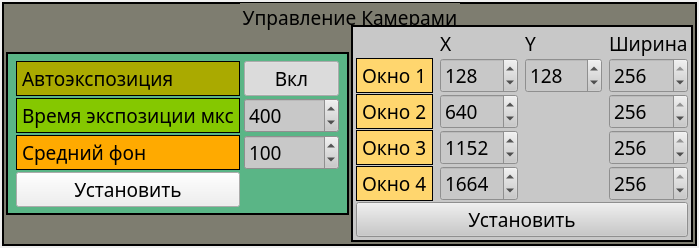
<?xml version="1.0" encoding="UTF-8"?>
<ui version="4.0">
 <class>CameraControlWindow</class>
 <widget class="QWidget" name="CameraControlWindow">
  <property name="geometry">
   <rect>
    <x>0</x>
    <y>0</y>
    <width>699</width>
    <height>216</height>
   </rect>
  </property>
  <property name="windowTitle">
   <string>CameraControlWindow</string>
  </property>
  <property name="styleSheet">
   <string notr="true">QWidget
{

	font: 14pt &quot;Sans Serif&quot;;
}</string>
  </property>
  <layout class="QGridLayout" name="gridLayout_3">
   <property name="leftMargin">
    <number>2</number>
   </property>
   <property name="topMargin">
    <number>2</number>
   </property>
   <property name="rightMargin">
    <number>2</number>
   </property>
   <property name="bottomMargin">
    <number>2</number>
   </property>
   <property name="spacing">
    <number>2</number>
   </property>
   <item row="0" column="0">
    <widget class="QGroupBox" name="tmkuControlBox">
     <property name="sizePolicy">
      <sizepolicy hsizetype="Preferred" vsizetype="Maximum">
       <horstretch>0</horstretch>
       <verstretch>0</verstretch>
      </sizepolicy>
     </property>
     <property name="font">
      <font>
       <family>Sans Serif</family>
       <pointsize>14</pointsize>
       <weight>50</weight>
       <italic>false</italic>
       <bold>false</bold>
      </font>
     </property>
     <property name="styleSheet">
      <string notr="true">QGroupBox
{
border: 2px solid line black;

	
	background-color: rgb(126, 125, 112);
}</string>
     </property>
     <property name="title">
      <string>Управление Камерами</string>
     </property>
     <property name="alignment">
      <set>Qt::AlignCenter</set>
     </property>
     <layout class="QGridLayout" name="gridLayout">
      <property name="leftMargin">
       <number>2</number>
      </property>
      <property name="topMargin">
       <number>21</number>
      </property>
      <property name="rightMargin">
       <number>2</number>
      </property>
      <property name="bottomMargin">
       <number>2</number>
      </property>
      <property name="spacing">
       <number>2</number>
      </property>
      <item row="0" column="1">
       <widget class="QGroupBox" name="groupBox_4">
        <property name="sizePolicy">
         <sizepolicy hsizetype="Preferred" vsizetype="Minimum">
          <horstretch>0</horstretch>
          <verstretch>0</verstretch>
         </sizepolicy>
        </property>
        <property name="minimumSize">
         <size>
          <width>0</width>
          <height>0</height>
         </size>
        </property>
        <property name="font">
         <font>
          <family>Sans Serif</family>
          <pointsize>14</pointsize>
          <weight>50</weight>
          <italic>false</italic>
          <bold>false</bold>
         </font>
        </property>
        <property name="styleSheet">
         <string notr="true">QGroupBox
{
border: 2px solid line black;
	background-color: rgb(170, 170, 127);
}

QWidget
{
background-color: rgb(200, 200, 200);
}</string>
        </property>
        <property name="title">
         <string/>
        </property>
        <layout class="QGridLayout" name="gridLayout_15">
         <property name="leftMargin">
          <number>3</number>
         </property>
         <property name="topMargin">
          <number>3</number>
         </property>
         <property name="rightMargin">
          <number>3</number>
         </property>
         <property name="bottomMargin">
          <number>3</number>
         </property>
         <property name="horizontalSpacing">
          <number>7</number>
         </property>
         <property name="verticalSpacing">
          <number>1</number>
         </property>
         <item row="10" column="0" colspan="4">
          <widget class="QPushButton" name="ButSetROI">
           <property name="font">
            <font>
             <family>Sans Serif</family>
             <pointsize>14</pointsize>
             <weight>50</weight>
             <italic>false</italic>
             <bold>false</bold>
            </font>
           </property>
           <property name="styleSheet">
            <string notr="true">QPushButton
{
background-color: rgb(200, 200, 200);
}</string>
           </property>
           <property name="text">
            <string>Установить</string>
           </property>
          </widget>
         </item>
         <item row="8" column="3">
          <widget class="QSpinBox" name="SpinWidth3">
           <property name="font">
            <font>
             <family>Sans Serif</family>
             <pointsize>14</pointsize>
             <weight>50</weight>
             <italic>false</italic>
             <bold>false</bold>
            </font>
           </property>
           <property name="maximum">
            <number>256</number>
           </property>
           <property name="value">
            <number>256</number>
           </property>
          </widget>
         </item>
         <item row="0" column="3">
          <widget class="QLabel" name="label_23">
           <property name="font">
            <font>
             <family>Sans Serif</family>
             <pointsize>14</pointsize>
             <weight>50</weight>
             <italic>false</italic>
             <bold>false</bold>
            </font>
           </property>
           <property name="text">
            <string>Ширина</string>
           </property>
          </widget>
         </item>
         <item row="7" column="3">
          <widget class="QSpinBox" name="SpinWidth2">
           <property name="font">
            <font>
             <family>Sans Serif</family>
             <pointsize>14</pointsize>
             <weight>50</weight>
             <italic>false</italic>
             <bold>false</bold>
            </font>
           </property>
           <property name="maximum">
            <number>256</number>
           </property>
           <property name="value">
            <number>256</number>
           </property>
          </widget>
         </item>
         <item row="4" column="0">
          <widget class="QLabel" name="label_30">
           <property name="font">
            <font>
             <family>Sans Serif</family>
             <pointsize>14</pointsize>
             <weight>50</weight>
             <italic>false</italic>
             <bold>false</bold>
            </font>
           </property>
           <property name="styleSheet">
            <string notr="true">QLabel
{
background-color: rgb(255, 214, 110);
border: 1px solid line black;
}</string>
           </property>
           <property name="text">
            <string>Окно 1</string>
           </property>
          </widget>
         </item>
         <item row="8" column="1">
          <widget class="QSpinBox" name="SpinX3">
           <property name="font">
            <font>
             <family>Sans Serif</family>
             <pointsize>14</pointsize>
             <weight>50</weight>
             <italic>false</italic>
             <bold>false</bold>
            </font>
           </property>
           <property name="maximum">
            <number>1700</number>
           </property>
           <property name="singleStep">
            <number>8</number>
           </property>
           <property name="value">
            <number>1152</number>
           </property>
          </widget>
         </item>
         <item row="0" column="2">
          <widget class="QLabel" name="label_32">
           <property name="sizePolicy">
            <sizepolicy hsizetype="Preferred" vsizetype="Minimum">
             <horstretch>0</horstretch>
             <verstretch>0</verstretch>
            </sizepolicy>
           </property>
           <property name="font">
            <font>
             <family>Sans Serif</family>
             <pointsize>14</pointsize>
             <weight>50</weight>
             <italic>false</italic>
             <bold>false</bold>
            </font>
           </property>
           <property name="text">
            <string>Y</string>
           </property>
          </widget>
         </item>
         <item row="4" column="2">
          <widget class="QSpinBox" name="SpinY1">
           <property name="font">
            <font>
             <family>Sans Serif</family>
             <pointsize>14</pointsize>
             <weight>50</weight>
             <italic>false</italic>
             <bold>false</bold>
            </font>
           </property>
           <property name="maximum">
            <number>255</number>
           </property>
           <property name="value">
            <number>128</number>
           </property>
          </widget>
         </item>
         <item row="9" column="0">
          <widget class="QLabel" name="label_19">
           <property name="font">
            <font>
             <family>Sans Serif</family>
             <pointsize>14</pointsize>
             <weight>50</weight>
             <italic>false</italic>
             <bold>false</bold>
            </font>
           </property>
           <property name="styleSheet">
            <string notr="true">QLabel
{
background-color: rgb(255, 214, 110);
border: 1px solid line black;
}</string>
           </property>
           <property name="text">
            <string>Окно 4</string>
           </property>
          </widget>
         </item>
         <item row="0" column="1">
          <widget class="QLabel" name="label_31">
           <property name="sizePolicy">
            <sizepolicy hsizetype="Preferred" vsizetype="Maximum">
             <horstretch>0</horstretch>
             <verstretch>0</verstretch>
            </sizepolicy>
           </property>
           <property name="font">
            <font>
             <family>Sans Serif</family>
             <pointsize>14</pointsize>
             <weight>50</weight>
             <italic>false</italic>
             <bold>false</bold>
            </font>
           </property>
           <property name="text">
            <string>X</string>
           </property>
          </widget>
         </item>
         <item row="8" column="0">
          <widget class="QLabel" name="label_33">
           <property name="font">
            <font>
             <family>Sans Serif</family>
             <pointsize>14</pointsize>
             <weight>50</weight>
             <italic>false</italic>
             <bold>false</bold>
            </font>
           </property>
           <property name="styleSheet">
            <string notr="true">QLabel
{
background-color: rgb(255, 214, 110);
border: 1px solid line black;
}</string>
           </property>
           <property name="text">
            <string>Окно 3</string>
           </property>
          </widget>
         </item>
         <item row="7" column="0">
          <widget class="QLabel" name="label_22">
           <property name="font">
            <font>
             <family>Sans Serif</family>
             <pointsize>14</pointsize>
             <weight>50</weight>
             <italic>false</italic>
             <bold>false</bold>
            </font>
           </property>
           <property name="styleSheet">
            <string notr="true">QLabel
{
background-color: rgb(255, 214, 110);
border: 1px solid line black;
}</string>
           </property>
           <property name="text">
            <string>Окно 2</string>
           </property>
          </widget>
         </item>
         <item row="9" column="1">
          <widget class="QSpinBox" name="SpinX4">
           <property name="font">
            <font>
             <family>Sans Serif</family>
             <pointsize>14</pointsize>
             <weight>50</weight>
             <italic>false</italic>
             <bold>false</bold>
            </font>
           </property>
           <property name="maximum">
            <number>1700</number>
           </property>
           <property name="singleStep">
            <number>8</number>
           </property>
           <property name="value">
            <number>1664</number>
           </property>
          </widget>
         </item>
         <item row="7" column="1">
          <widget class="QSpinBox" name="SpinX2">
           <property name="font">
            <font>
             <family>Sans Serif</family>
             <pointsize>14</pointsize>
             <weight>50</weight>
             <italic>false</italic>
             <bold>false</bold>
            </font>
           </property>
           <property name="maximum">
            <number>1700</number>
           </property>
           <property name="singleStep">
            <number>8</number>
           </property>
           <property name="value">
            <number>640</number>
           </property>
          </widget>
         </item>
         <item row="4" column="3">
          <widget class="QSpinBox" name="SpinWidth1">
           <property name="font">
            <font>
             <family>Sans Serif</family>
             <pointsize>14</pointsize>
             <weight>50</weight>
             <italic>false</italic>
             <bold>false</bold>
            </font>
           </property>
           <property name="maximum">
            <number>256</number>
           </property>
           <property name="value">
            <number>256</number>
           </property>
          </widget>
         </item>
         <item row="9" column="3">
          <widget class="QSpinBox" name="SpinWidth4">
           <property name="font">
            <font>
             <family>Sans Serif</family>
             <pointsize>14</pointsize>
             <weight>50</weight>
             <italic>false</italic>
             <bold>false</bold>
            </font>
           </property>
           <property name="maximum">
            <number>256</number>
           </property>
           <property name="value">
            <number>256</number>
           </property>
          </widget>
         </item>
         <item row="4" column="1">
          <widget class="QSpinBox" name="SpinX1">
           <property name="font">
            <font>
             <family>Sans Serif</family>
             <pointsize>14</pointsize>
             <weight>50</weight>
             <italic>false</italic>
             <bold>false</bold>
            </font>
           </property>
           <property name="maximum">
            <number>1700</number>
           </property>
           <property name="singleStep">
            <number>8</number>
           </property>
           <property name="value">
            <number>128</number>
           </property>
          </widget>
         </item>
        </layout>
       </widget>
      </item>
      <item row="0" column="0">
       <widget class="QGroupBox" name="groupBox_3">
        <property name="sizePolicy">
         <sizepolicy hsizetype="Minimum" vsizetype="Fixed">
          <horstretch>0</horstretch>
          <verstretch>0</verstretch>
         </sizepolicy>
        </property>
        <property name="minimumSize">
         <size>
          <width>0</width>
          <height>0</height>
         </size>
        </property>
        <property name="font">
         <font>
          <family>Sans Serif</family>
          <pointsize>14</pointsize>
          <weight>50</weight>
          <italic>false</italic>
          <bold>false</bold>
         </font>
        </property>
        <property name="styleSheet">
         <string notr="true">QGroupBox
{
border: 2px solid line black;
	background-color: rgb(90, 181, 134);
}</string>
        </property>
        <property name="title">
         <string/>
        </property>
        <layout class="QGridLayout" name="gridLayout_2">
         <property name="leftMargin">
          <number>8</number>
         </property>
         <property name="topMargin">
          <number>7</number>
         </property>
         <property name="rightMargin">
          <number>8</number>
         </property>
         <property name="bottomMargin">
          <number>6</number>
         </property>
         <property name="horizontalSpacing">
          <number>4</number>
         </property>
         <property name="verticalSpacing">
          <number>2</number>
         </property>
         <item row="3" column="0">
          <widget class="QPushButton" name="ButSetParamToDevice">
           <property name="font">
            <font>
             <family>Sans Serif</family>
             <pointsize>14</pointsize>
             <weight>50</weight>
             <italic>false</italic>
             <bold>false</bold>
            </font>
           </property>
           <property name="styleSheet">
            <string notr="true"/>
           </property>
           <property name="text">
            <string>Установить</string>
           </property>
          </widget>
         </item>
         <item row="1" column="1">
          <widget class="QSpinBox" name="SpinExposeTimeMs">
           <property name="sizePolicy">
            <sizepolicy hsizetype="Minimum" vsizetype="Fixed">
             <horstretch>0</horstretch>
             <verstretch>0</verstretch>
            </sizepolicy>
           </property>
           <property name="font">
            <font>
             <family>Sans Serif</family>
             <pointsize>14</pointsize>
             <weight>50</weight>
             <italic>false</italic>
             <bold>false</bold>
            </font>
           </property>
           <property name="styleSheet">
            <string notr="true">QWidget
{
background-color: rgb(200, 200, 200);
}</string>
           </property>
           <property name="maximum">
            <number>4000</number>
           </property>
           <property name="singleStep">
            <number>100</number>
           </property>
           <property name="value">
            <number>400</number>
           </property>
          </widget>
         </item>
         <item row="1" column="0">
          <widget class="QLabel" name="label_18">
           <property name="font">
            <font>
             <family>Sans Serif</family>
             <pointsize>14</pointsize>
             <weight>50</weight>
             <italic>false</italic>
             <bold>false</bold>
            </font>
           </property>
           <property name="styleSheet">
            <string notr="true">QLabel
{
background-color: rgb(133, 200, 0);
border: 1px solid line black;
}</string>
           </property>
           <property name="text">
            <string>Время экспозиции мкс</string>
           </property>
          </widget>
         </item>
         <item row="2" column="0">
          <widget class="QLabel" name="label_6">
           <property name="font">
            <font>
             <family>Sans Serif</family>
             <pointsize>14</pointsize>
             <weight>50</weight>
             <italic>false</italic>
             <bold>false</bold>
            </font>
           </property>
           <property name="styleSheet">
            <string notr="true">QLabel
{
background-color: rgb(255, 170, 0);
border: 1px solid line black;
}</string>
           </property>
           <property name="text">
            <string>Средний фон</string>
           </property>
          </widget>
         </item>
         <item row="0" column="0">
          <widget class="QLabel" name="label_7">
           <property name="font">
            <font>
             <family>Sans Serif</family>
             <pointsize>14</pointsize>
             <weight>50</weight>
             <italic>false</italic>
             <bold>false</bold>
            </font>
           </property>
           <property name="styleSheet">
            <string notr="true">QLabel
{
background-color: rgb(170, 170, 0);
border: 1px solid line black;
}</string>
           </property>
           <property name="text">
            <string>Автоэкспозиция</string>
           </property>
          </widget>
         </item>
         <item row="2" column="1">
          <widget class="QSpinBox" name="SpinAvarageBackground">
           <property name="sizePolicy">
            <sizepolicy hsizetype="Minimum" vsizetype="Fixed">
             <horstretch>0</horstretch>
             <verstretch>0</verstretch>
            </sizepolicy>
           </property>
           <property name="font">
            <font>
             <family>Sans Serif</family>
             <pointsize>14</pointsize>
             <weight>50</weight>
             <italic>false</italic>
             <bold>false</bold>
            </font>
           </property>
           <property name="styleSheet">
            <string notr="true">QWidget
{
background-color: rgb(200, 200, 200);
}</string>
           </property>
           <property name="maximum">
            <number>1000</number>
           </property>
           <property name="singleStep">
            <number>5</number>
           </property>
           <property name="value">
            <number>100</number>
           </property>
          </widget>
         </item>
         <item row="0" column="1">
          <widget class="QPushButton" name="ButAutoExpose">
           <property name="sizePolicy">
            <sizepolicy hsizetype="Minimum" vsizetype="Fixed">
             <horstretch>0</horstretch>
             <verstretch>0</verstretch>
            </sizepolicy>
           </property>
           <property name="font">
            <font>
             <family>Sans Serif</family>
             <pointsize>14</pointsize>
             <weight>50</weight>
             <italic>false</italic>
             <bold>false</bold>
            </font>
           </property>
           <property name="text">
            <string>Вкл</string>
           </property>
           <property name="checkable">
            <bool>true</bool>
           </property>
           <property name="checked">
            <bool>true</bool>
           </property>
          </widget>
         </item>
        </layout>
       </widget>
      </item>
     </layout>
    </widget>
   </item>
  </layout>
 </widget>
 <layoutdefault spacing="6" margin="11"/>
 <resources/>
 <connections/>
</ui>
